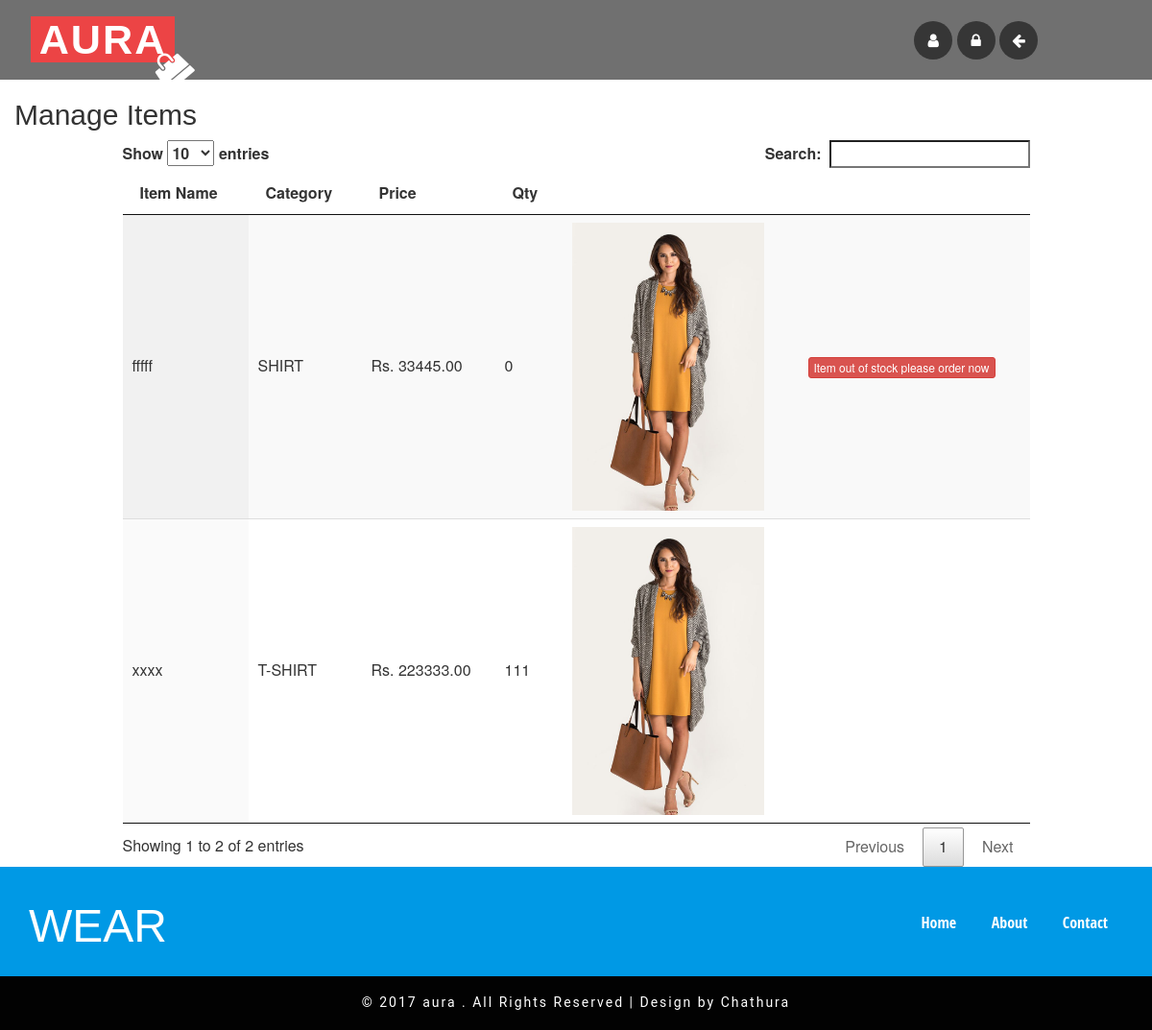
/customer_item_search.php, run on an earlier commit of the app's database.
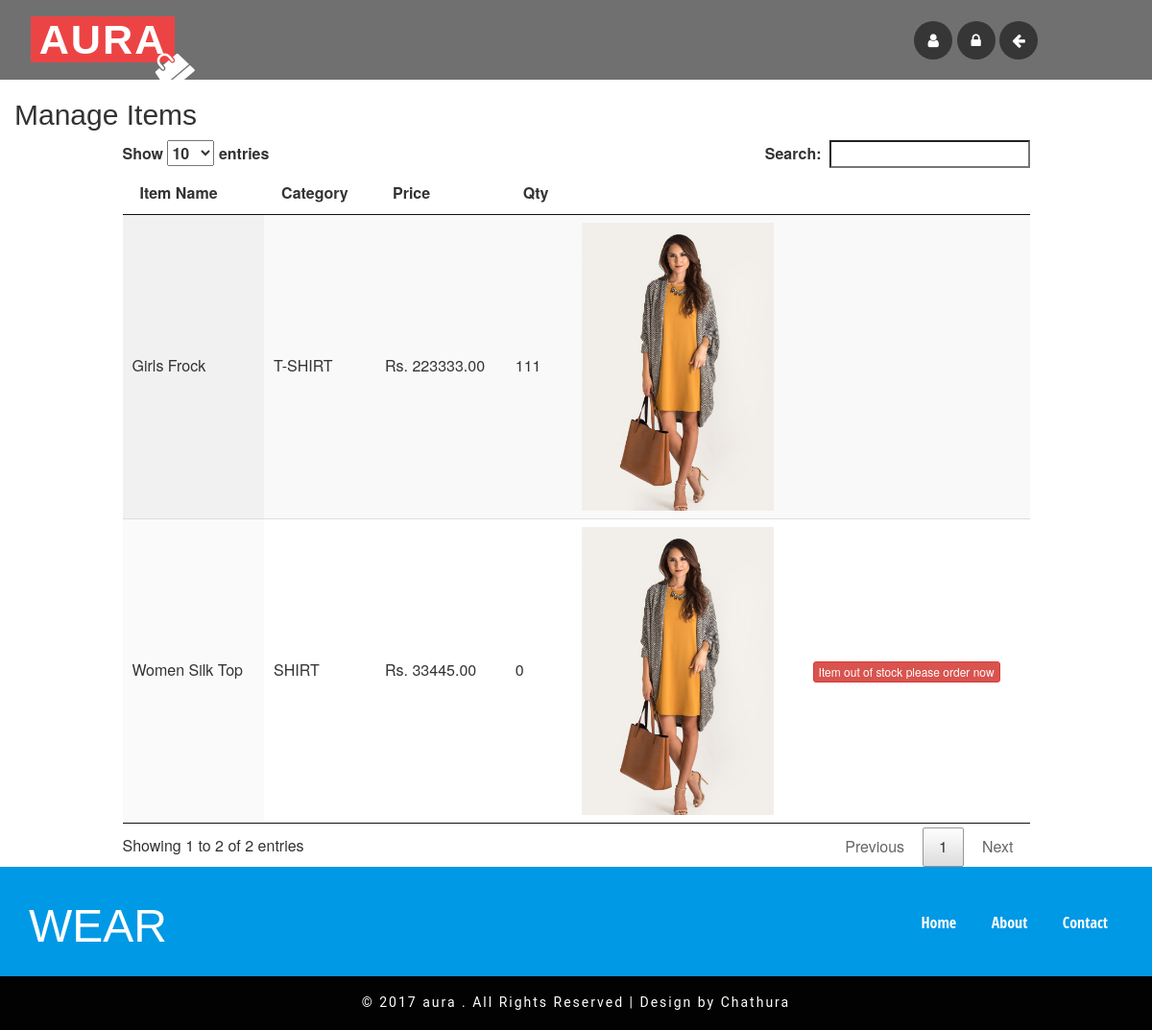
And on a later commit of the database.
### tables this page shows
CREATE TABLE `aura_item` (
  `id` int(5) NOT NULL AUTO_INCREMENT,
  `item_name` varchar(50) DEFAULT NULL,
  `category` varchar(50) DEFAULT NULL,
  `price` decimal(10,2) DEFAULT '0.00',
  `available_qty` int(5) DEFAULT '0',
  `status` varchar(10) DEFAULT 'ACTIVE',
  `img_path` varchar(100) DEFAULT NULL,
  PRIMARY KEY (`id`)
);

### DB.php (called while the page is built, shortened)
<?php
function getDBConnection() {
    $servername = "localhost";
    $username = "root";
    $password = "123";
    $db = "aura_db";
    $conn = mysqli_connect($servername, $username, $password, $db);
    if (!$conn) {
        die("Connection failed: " . mysqli_connect_error());
    } else {
        return $conn;
    }
}
function getData($sql) {
    $conn = getDBConnection();
    $result = mysqli_query($conn, $sql);
    if (mysqli_num_rows($result) > 0) {
        return $result;
    } else {
        return FALSE;
    }
}
?>

### customer_item_search.php (the view, shortened to what the changed rows need)
<!DOCTYPE html>
<html lang="en">
    <head>
        <link href="css/bootstrap.css" rel="stylesheet" type="text/css" media="all" />
        <link rel="stylesheet" href="css/chocolat.css" type="text/css">
        <link rel="stylesheet" href="css/style.css" type="text/css" media="all" />
        <link rel="stylesheet" href="css/flexslider.css" type="text/css" media="screen" />
        <link href="css/font-awesome.css" rel="stylesheet">
    </head>
    <body>
        <div class="bannerx" id="home">
            <div class="w3-header-bottom">
                <div class="w3layouts-logo">
                    <h1>
                        <a href="index.php">AURA </a>
                        <i class="fa fa-shopping-bag" aria-hidden="true"></i>
                    </h1>
                </div>
            </div>
        </div>
        <div class="container">
            <div class="row">
                <h2>Manage Items</h2>
                <div class="col-md-10">
                    <table id="example" class="display" cellspacing="0" width="100%">
                        <thead>
                            <tr>
                                <th>Item Name</th>
                                <th>Category</th>
                                <th>Price</th>
                                <th>Qty</th>
                                <th></th>
                                <th></th>
                            </tr>
                        </thead>
                        <tbody>
                            <?php
                            include './DB.php';
                            $sql = " SELECT * FROM aura_item WHERE status = 'ACTIVE' ";
                            $resultx = getData($sql);
                            if ($resultx != FALSE) {
                                while ($row = mysqli_fetch_assoc($resultx)) {
                                    ?>
                                    <tr>
                                        <td><?= $row['item_name']; ?></td>
                                        <td><?= $row['category']; ?></td>
                                        <td>Rs. <?= $row['price']; ?></td>
                                        <td><?= $row['available_qty']; ?></td>
                                        <td><img style="width: 200px" src="uploads/<?= $row['img_path']; ?>"/></td>
                                        <td>
                                            <?php if ($row['available_qty'] > 0) { ?>
                                                <form action="purchase_item.php"  method="post" >
                                                    <input type="hidden" name="id" value="<?= $row['id']; ?>" />
                                                    <input type="hidden" name="available_qty" value="<?= $row['available_qty']; ?>"/>
                                                    <?php if ($_SESSION['ssn_user']['role'] == 'CUSTOMER') {
                                                        ?>
                                                        <input type="number" name="qty" max="<?= $row['available_qty'] ?>" required="" placeholder="Quantity" />
                                                        <input type="submit" name="btnBuy" value="Buy Now" class="btn btn-primary"  />
                                                    <?php } ?>
                                                </form>
                                            <?php } else {
                                                ?>
                                                <button type="button" class="btn btn-danger btn-xs">Item out of stock please order now</button>
                                            <?php }
                                            ?>
                                        </td>
                                    </tr>
                                    <?php
                                }
                            }
                            ?>
                        </tbody>
                    </table>
                </div>
            </div>
        </div>
        <link href="css/jquery.dataTables.min.css" rel="stylesheet" type="text/css"/>
    </body>
</html>

What changed in the data, as far as the page shows it:
changed aura_item "T-SHIRT": item_name "xxxx" → "Girls Frock"
changed aura_item "SHIRT": item_name "fffff" → "Women Silk Top"
